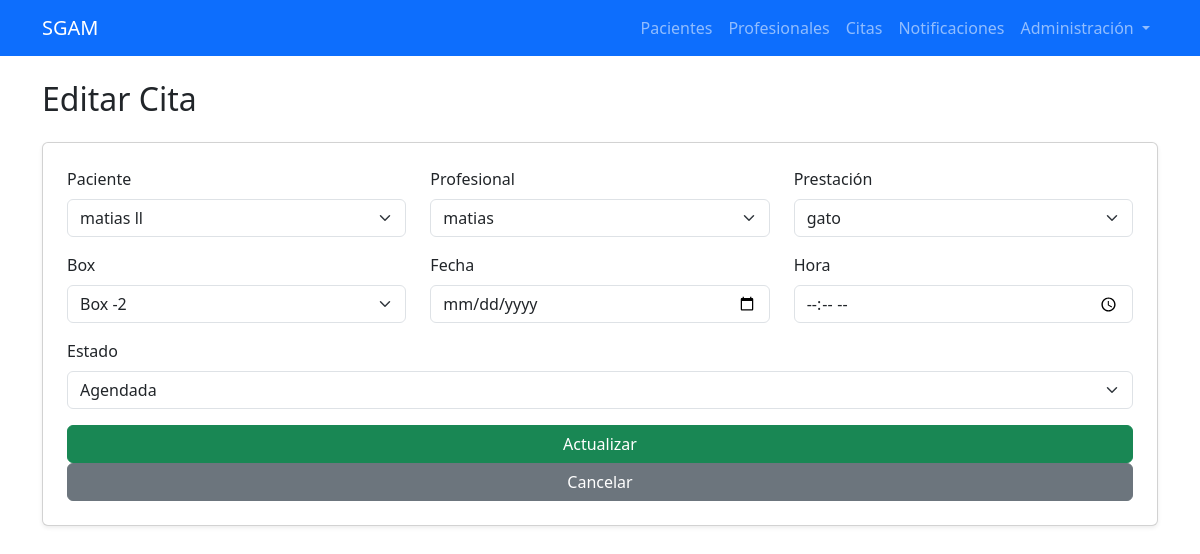
/citas/editar/1/, run on the app's committed database.
### agenda/models.py (models this page shows, shortened)
class Cita(models.Model):
    paciente = models.ForeignKey(Paciente, on_delete=models.CASCADE)
    prestacion = models.ForeignKey(Prestacion, on_delete=models.CASCADE)
    profesional = models.ForeignKey(Profesional, on_delete=models.CASCADE)
    box = models.ForeignKey(Box, on_delete=models.SET_NULL, null=True)
    fecha = models.DateField()
    hora = models.TimeField()
    estado = models.CharField(max_length=20, default="Agendada")

class Prestacion(models.Model):
    nombre = models.CharField(max_length=100)
    descripcion = models.TextField()
    duracion_minutos = models.IntegerField()

### pacientes/models.py (models this page shows, shortened)
class Paciente(models.Model):
    nombre = models.CharField(max_length=150)
    rut = models.CharField(max_length=12, unique=True)
    telefono = models.CharField(max_length=20)
    correo = models.EmailField()
    ficha_ehr = models.CharField(max_length=50)

### profesionales/models.py (models this page shows, shortened)
class Profesional(models.Model):
    rut = models.CharField(max_length=12, unique=True, verbose_name="RUT")
    nombre = models.CharField(max_length=100, verbose_name="Nombre")
    apellido = models.CharField(max_length=100, verbose_name="Apellido")
    especialidad = models.CharField(max_length=100, verbose_name="Especialidad")
    telefono = models.CharField(max_length=20, verbose_name="Teléfono Contacto")
    correo = models.EmailField(verbose_name="Correo Electrónico")
    horario = models.TextField(verbose_name="Horario de Atención", help_text="Ej: Lunes a Viernes de 9:00 a 18:00")
    class Meta:
        verbose_name = "Profesional"
        verbose_name_plural = "Profesionales"

### agenda/views.py (the view, shortened to what this page needs)
# urls.py: path('editar/<int:id>/', views.editar_cita, name='editar_cita'),
def editar_cita(request, id):
    cita = get_object_or_404(Cita, id=id)
    pacientes = Paciente.objects.all()
    profesionales = Profesional.objects.all()
    prestaciones = Prestacion.objects.all()
    boxes = Box.objects.all()
    return render(request, 'agenda/citas/editar_cita.html', {
        'cita': cita,
        'pacientes': pacientes,
        'profesionales': profesionales,
        'prestaciones': prestaciones,
        'boxes': boxes,
    })

### templates/agenda/citas/editar_cita.html (shortened to what this page needs)
{% extends "base.html" %}
{% block content %}
<h2 class="mb-4">Editar Cita</h2>
<form method="post">
	<div class="card shadow-sm p-4">
		<div class="row mb-3">
			<div class="col-md-4">
				<label class="form-label">Paciente</label>
				<select name="paciente" class="form-select">
					{% for p in pacientes %}
					<option value="{{ p.id }}" {% if cita.paciente.id == p.id %}selected{% endif %}>
						{{ p.nombre }}
					</option>
					{% endfor %}
				</select>
			</div>
			<div class="col-md-4">
				<label class="form-label">Profesional</label>
				<select name="profesional" class="form-select">
					{% for pr in profesionales %}
					<option value="{{ pr.id }}" {% if cita.profesional.id == pr.id %}selected{% endif %}>
						{{ pr.nombre }}
					</option>
					{% endfor %}
				</select>
			</div>
			<div class="col-md-4">
				<label class="form-label">Prestación</label>
				<select name="prestacion" class="form-select">
					{% for pre in prestaciones %}
					<option value="{{ pre.id }}" {% if cita.prestacion.id == pre.id %}selected{% endif %}>
						{{ pre.nombre }}
					</option>
					{% endfor %}
				</select>
			</div>
		</div>
		<div class="row mb-3">
			<div class="col-md-4">
				<label class="form-label">Box</label>
				<select name="box" class="form-select">
					{% for b in boxes %}
					<option value="{{ b.id }}" {% if cita.box.id == b.id %}selected{% endif %}>
						Box {{ b.numero }}
					</option>
					{% endfor %}
				</select>
			</div>
			<div class="col-md-4">
				<label class="form-label">Fecha</label>
				<input type="date" class="form-control" name="fecha" value="{{ cita.fecha }}">
			</div>
			<div class="col-md-4">
				<label class="form-label">Hora</label>
				<input type="time" class="form-control" name="hora" value="{{ cita.hora }}">
			</div>
		</div>
		<div class="mb-3">
			<label class="form-label">Estado</label>
			<select name="estado" class="form-select">
				<option {% if cita.estado == "Agendada" %}selected{% endif %}>Agendada</option>
			</select>
		</div>
		<button class="btn btn-success">Actualizar</button>
		<a href="{% url 'listar_citas' %}" class="btn btn-secondary">Cancelar</a>
	</div>
</form>
{% endblock %}

### data on the page
Cita: paciente "matias ll", profesional "matias", prestacion "gato", box "Box -2", estado "Agendada"
